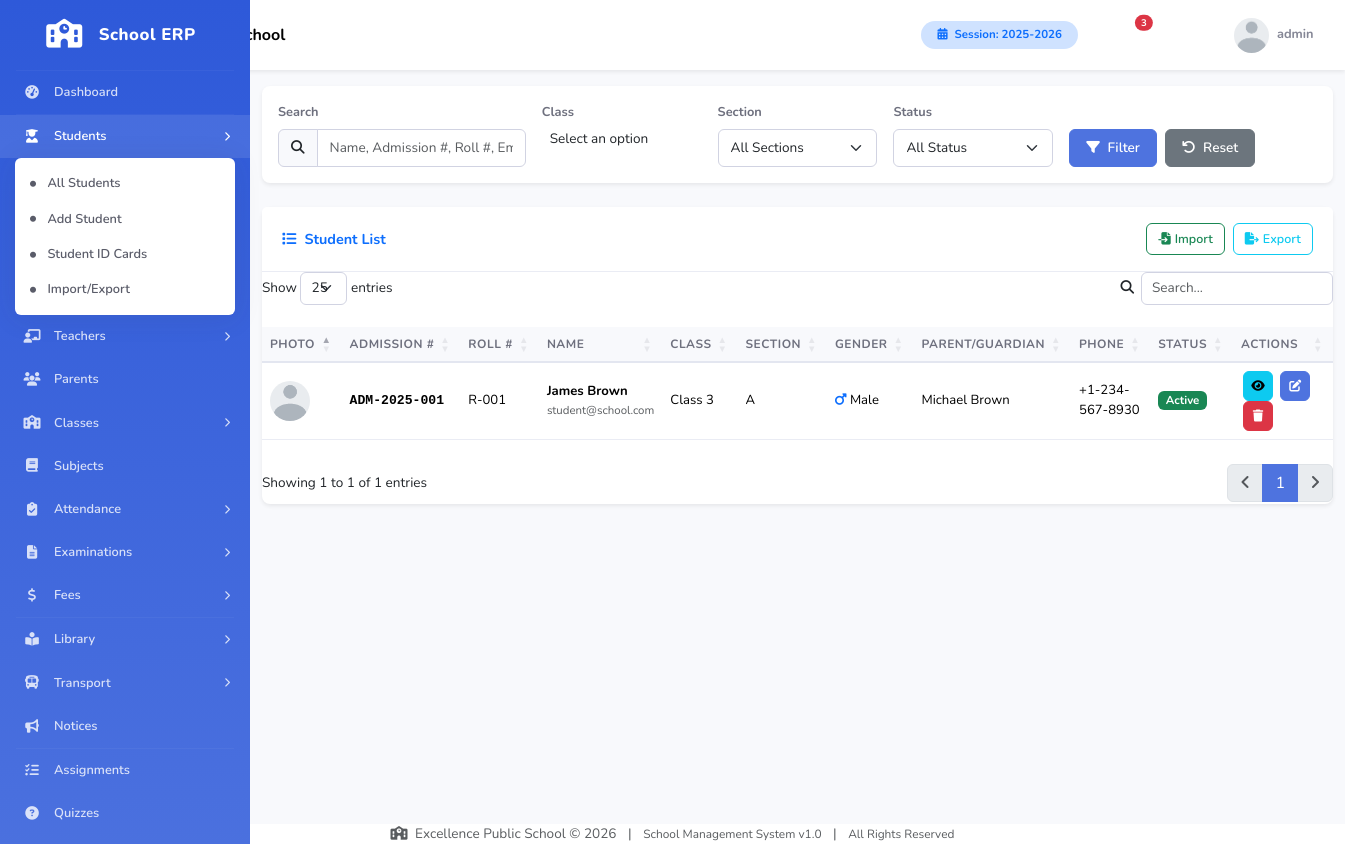
/modules/students/index.php (signed in), run on the app's committed database.
### tables this page shows
CREATE TABLE IF NOT EXISTS school_info (
    school_id INT(11) NOT NULL AUTO_INCREMENT,
    school_name VARCHAR(255) NOT NULL,
    school_address TEXT,
    school_phone VARCHAR(50),
    school_email VARCHAR(100),
    school_website VARCHAR(100),
    school_logo VARCHAR(255) DEFAULT 'default_logo.png',
    principal_name VARCHAR(100),
    established_year YEAR,
    registration_number VARCHAR(100),
    academic_session VARCHAR(20) DEFAULT '2025-2026',
    session_start_date DATE,
    session_end_date DATE,
    currency_symbol VARCHAR(10) DEFAULT '$',
    timezone VARCHAR(50) DEFAULT 'UTC',
    theme_color VARCHAR(20) DEFAULT '#4e73df',
    sidebar_color VARCHAR(20) DEFAULT '#2e59d9',
    created_at TIMESTAMP DEFAULT CURRENT_TIMESTAMP,
    updated_at TIMESTAMP DEFAULT CURRENT_TIMESTAMP ON UPDATE CURRENT_TIMESTAMP,
    PRIMARY KEY (school_id)
);

CREATE TABLE IF NOT EXISTS students (
    student_id INT(11) NOT NULL AUTO_INCREMENT,
    user_id INT(11) NOT NULL,
    admission_no VARCHAR(30) NOT NULL,
    roll_no VARCHAR(30),
    first_name VARCHAR(50) NOT NULL,
    last_name VARCHAR(50) NOT NULL,
    gender ENUM('Male','Female','Other') NOT NULL,
    date_of_birth DATE,
    cnic_bform VARCHAR(30),
    religion VARCHAR(50),
    blood_group VARCHAR(10),
    phone VARCHAR(20),
    email VARCHAR(100),
    class_id INT(11) NOT NULL,
    section_id INT(11),
    parent_id INT(11),
    admission_date DATE,
    previous_school VARCHAR(100),
    previous_class VARCHAR(50),
    transfer_certificate VARCHAR(255),
    birth_certificate VARCHAR(255),
    photo VARCHAR(255) DEFAULT 'default_student.png',
    address TEXT,
    city VARCHAR(50),
    state VARCHAR(50),
    zip_code VARCHAR(20),
    country VARCHAR(50),
    transport_id INT(11) DEFAULT NULL,
    hostel_required TINYINT(1) DEFAULT 0,
    medical_notes TEXT,
    status ENUM('active','inactive','graduated','transferred','suspended') DEFAULT 'active',
    created_at TIMESTAMP DEFAULT CURRENT_TIMESTAMP,
    updated_at TIMESTAMP DEFAULT CURRENT_TIMESTAMP ON UPDATE CURRENT_TIMESTAMP,
    PRIMARY KEY (student_id),
    UNIQUE KEY uk_admission_no (admission_no),
    UNIQUE KEY uk_student_user (user_id),
    KEY idx_class_student (class_id),
    KEY idx_section_student (section_id),
    KEY idx_parent_student (parent_id),
    CONSTRAINT fk_student_user FOREIGN KEY (user_id) REFERENCES users(user_id) ON DELETE CASCADE,
    CONSTRAINT fk_student_class FOREIGN KEY (class_id) REFERENCES classes(class_id),
    CONSTRAINT fk_student_section FOREIGN KEY (section_id) REFERENCES sections(section_id),
    CONSTRAINT fk_student_parent FOREIGN KEY (parent_id) REFERENCES parents(parent_id)
);

CREATE TABLE IF NOT EXISTS classes (
    class_id INT(11) NOT NULL AUTO_INCREMENT,
    class_name VARCHAR(50) NOT NULL,
    class_name_numeric INT(11),
    class_teacher_id INT(11) DEFAULT NULL,
    capacity INT(11) DEFAULT 40,
    section_count INT(11) DEFAULT 0,
    description TEXT,
    status TINYINT(1) DEFAULT 1,
    created_at TIMESTAMP DEFAULT CURRENT_TIMESTAMP,
    updated_at TIMESTAMP DEFAULT CURRENT_TIMESTAMP ON UPDATE CURRENT_TIMESTAMP,
    PRIMARY KEY (class_id),
    KEY idx_class_teacher (class_teacher_id),
    KEY idx_status (status)
);

CREATE TABLE IF NOT EXISTS sections (
    section_id INT(11) NOT NULL AUTO_INCREMENT,
    section_name VARCHAR(20) NOT NULL,
    class_id INT(11) NOT NULL,
    class_teacher_id INT(11) DEFAULT NULL,
    capacity INT(11) DEFAULT 40,
    room_number VARCHAR(20),
    status TINYINT(1) DEFAULT 1,
    created_at TIMESTAMP DEFAULT CURRENT_TIMESTAMP,
    updated_at TIMESTAMP DEFAULT CURRENT_TIMESTAMP ON UPDATE CURRENT_TIMESTAMP,
    PRIMARY KEY (section_id),
    KEY idx_class_section (class_id),
    KEY idx_section_teacher (class_teacher_id),
    CONSTRAINT fk_section_class FOREIGN KEY (class_id) REFERENCES classes(class_id) ON DELETE CASCADE
);

CREATE TABLE IF NOT EXISTS parents (
    parent_id INT(11) NOT NULL AUTO_INCREMENT,
    user_id INT(11) NOT NULL,
    father_name VARCHAR(100) NOT NULL,
    mother_name VARCHAR(100),
    father_cnic VARCHAR(30),
    mother_cnic VARCHAR(30),
    father_phone VARCHAR(20),
    mother_phone VARCHAR(20),
    father_email VARCHAR(100),
    mother_email VARCHAR(100),
    father_occupation VARCHAR(100),
    mother_occupation VARCHAR(100),
    father_income DECIMAL(12,2),
    mother_income DECIMAL(12,2),
    address TEXT,
    city VARCHAR(50),
    state VARCHAR(50),
    zip_code VARCHAR(20),
    country VARCHAR(50),
    emergency_contact VARCHAR(20),
    emergency_contact_name VARCHAR(100),
    photo VARCHAR(255) DEFAULT 'default_parent.png',
    status TINYINT(1) DEFAULT 1,
    created_at TIMESTAMP DEFAULT CURRENT_TIMESTAMP,
    updated_at TIMESTAMP DEFAULT CURRENT_TIMESTAMP ON UPDATE CURRENT_TIMESTAMP,
    PRIMARY KEY (parent_id),
    UNIQUE KEY uk_parent_user (user_id),
    CONSTRAINT fk_parent_user FOREIGN KEY (user_id) REFERENCES users(user_id) ON DELETE CASCADE
);

### modules/students/index.php (the view, shortened to what the rows shown need)
<?php
require_once '../../includes/auth.php';
require_once '../../includes/functions.php';
$where = "1=1";
$sql = "SELECT s.*, c.class_name, sec.section_name, p.father_name, u.is_active
        FROM students s
        LEFT JOIN classes c ON s.class_id = c.class_id
        LEFT JOIN sections sec ON s.section_id = sec.section_id
        LEFT JOIN parents p ON s.parent_id = p.parent_id
        LEFT JOIN users u ON s.user_id = u.user_id
        WHERE $where
        ORDER BY s.created_at DESC";
$stmt = $conn->prepare($sql);
$stmt->execute();
$students = $stmt->get_result();
include '../../includes/header.php';
?>
<div id="wrapper">
    <div id="content-wrapper" class="d-flex flex-column">
        <?php include '../../includes/navbar.php'; ?>
        <div class="container-fluid py-4">
            <div class="d-sm-flex align-items-center justify-content-between mb-4">
                <h1 class="h3 mb-0 text-gray-800">
                </h1>
            </div>
            <div class="card shadow-sm">
                <div class="card-body p-0">
                    <div class="table-responsive">
                        <table class="table table-hover datatable mb-0" id="studentsTable">
                            <thead>
                                <tr>
                                    <th width="50">Photo</th>
                                    <th>Admission #</th>
                                    <th>Roll #</th>
                                    <th>Name</th>
                                    <th>Class</th>
                                    <th>Section</th>
                                    <th>Gender</th>
                                    <th>Parent/Guardian</th>
                                    <th>Phone</th>
                                    <th>Status</th>
                                    <th width="120">Actions</th>
                                </tr>
                            </thead>
                            <tbody>
                                <?php while ($student = $students->fetch_assoc()): ?>
                                <tr>
                                    <td>
                                        <img src="../../assets/uploads/students/<?php echo $student['photo']; ?>"
                                             alt="" class="rounded-circle" style="width:40px;height:40px;object-fit:cover;"
                                             onerror="this.src='../../assets/images/default-user.png'">
                                    </td>
                                    <td class="font-monospace fw-bold"><?php echo htmlspecialchars($student['admission_no']); ?></td>
                                    <td><?php echo htmlspecialchars($student['roll_no']); ?></td>
                                    <td>
                                        <div class="fw-bold"><?php echo htmlspecialchars($student['first_name'] . ' ' . $student['last_name']); ?></div>
                                        <div class="small text-muted"><?php echo htmlspecialchars($student['email']); ?></div>
                                    </td>
                                    <td><?php echo htmlspecialchars($student['class_name']); ?></td>
                                    <td><?php echo htmlspecialchars($student['section_name']); ?></td>
                                    <td>
                                        <i class="fas fa-<?php echo $student['gender'] == 'Male' ? 'mars text-primary' : ($student['gender'] == 'Female' ? 'venus text-danger' : 'genderless text-secondary'); ?>"></i>
                                        <?php echo $student['gender']; ?>
                                    </td>
                                    <td><?php echo htmlspecialchars($student['father_name'] ?? 'N/A'); ?></td>
                                    <td><?php echo htmlspecialchars($student['phone']); ?></td>
                                    <td><?php echo getStatusBadge($student['status']); ?></td>
                                    <td>
                                        <a href="view.php?id=<?php echo $student['student_id']; ?>" class="btn btn-sm btn-info btn-action" data-bs-toggle="tooltip" title="View">
                                            <i class="fas fa-eye"></i>
                                        </a>
                                        <a href="edit.php?id=<?php echo $student['student_id']; ?>" class="btn btn-sm btn-primary btn-action" data-bs-toggle="tooltip" title="Edit">
                                            <i class="fas fa-edit"></i>
                                        </a>
                                        <a href="delete.php?id=<?php echo $student['student_id']; ?>" class="btn btn-sm btn-danger btn-action btn-delete" data-bs-toggle="tooltip" title="Delete"
                                           data-title="Delete Student" data-text="Are you sure you want to delete <?php echo htmlspecialchars($student['first_name'] . ' ' . $student['last_name']); ?>? This will also delete all associated records.">
                                            <i class="fas fa-trash"></i>
                                        </a>
                                    </td>
                                </tr>
                                <?php endwhile; ?>
                            </tbody>
                        </table>
                    </div>
                </div>
            </div>
        </div>
    </div>
</div>
<?php include '../../includes/footer.php'; ?>

### includes/navbar.php (shortened to what the rows shown need)
<?php
$school = getSchoolInfo();
$schoolName = $school['school_name'] ?? SITE_NAME;
?>
<nav class="navbar navbar-expand-lg navbar-light bg-white topbar shadow-sm fixed-top">
    <div class="container-fluid">
        <a class="navbar-brand d-none d-md-block" href="<?php echo BASE_URL; ?>dashboard.php">
            <i class="fas fa-school me-2 text-primary"></i>
            <span class="fw-bold"><?php echo htmlspecialchars($schoolName); ?></span>
        </a>
        <ul class="navbar-nav ms-auto align-items-center">
            <li class="nav-item d-none d-lg-block me-3">
                <span class="badge bg-primary-subtle text-primary px-3 py-2 rounded-pill">
                    <i class="fas fa-calendar-alt me-1"></i> Session: <?php echo getCurrentSession(); ?>
                </span>
            </li>
        </ul>
    </div>
</nav>

### includes/functions.php (shortened to what the rows shown need)
<?php
require_once __DIR__ . '/../config/database.php';
function getCurrentSession() {
    global $conn;
    $result = $conn->query("SELECT academic_session FROM school_info LIMIT 1");
    if ($result && $result->num_rows > 0) {
        return $result->fetch_assoc()['academic_session'];
    }
    return date('Y') . '-' . (date('Y') + 1);
}
function getSchoolInfo() {
    global $conn;
    $result = $conn->query("SELECT * FROM school_info LIMIT 1");
    if ($result && $result->num_rows > 0) {
        return $result->fetch_assoc();
    }
    return null;
}
function getStatusBadge($status) {
    $badges = [
        'active' => 'badge bg-success',
        'inactive' => 'badge bg-secondary',
        'Present' => 'badge bg-success',
        'Absent' => 'badge bg-danger',
        'Late' => 'badge bg-warning',
        'Half Day' => 'badge bg-info',
        'On Leave' => 'badge bg-primary',
        'Paid' => 'badge bg-success',
        'Unpaid' => 'badge bg-danger',
        'Partial' => 'badge bg-warning',
        'Overdue' => 'badge bg-danger',
        'Pass' => 'badge bg-success',
        'Fail' => 'badge bg-danger',
        'Pending' => 'badge bg-warning',
        'Published' => 'badge bg-success',
        'Draft' => 'badge bg-secondary',
        'Closed' => 'badge bg-dark',
        'graduated' => 'badge bg-info',
        'transferred' => 'badge bg-primary',
        'suspended' => 'badge bg-danger'
    ];
    $class = $badges[$status] ?? 'badge bg-secondary';
    return '<span class="' . $class . '">' . ucfirst($status) . '</span>';
}
?>

### includes/footer.php (shortened to what the rows shown need)
<?php
$school = getSchoolInfo();
$schoolName = $school['school_name'] ?? SITE_NAME;
$year = date('Y');
?>
            <footer class="sticky-footer bg-white mt-4">
                <div class="container my-auto">
                    <div class="copyright text-center my-auto">
                        <span class="text-muted">
                            <i class="fas fa-school me-1"></i>
                            <?php echo htmlspecialchars($schoolName); ?> &copy; <?php echo $year; ?>
                            <span class="mx-2">|</span>
                            <span class="small">School Management System v<?php echo VERSION; ?></span>
                            <span class="mx-2">|</span>
                            <span class="small">All Rights Reserved</span>
                        </span>
                    </div>
                </div>
            </footer>
</body>
</html>

### data on the page
school_info: school_name "Excellence Public School", academic_session "2025-2026"
students: admission_no "ADM-2025-001", roll_no "R-001", first_name+last_name "James Brown", email "student@school.com", class.class_name "Class 3", section.section_name "A", gender "Male", parent.father_name "Michael Brown", phone "+1-234-567-8930", status "Active"

### other printed values
$menu['title'] "Dashboard"
$menu['title'] "Students"
$sub['title'] "All Students"
$sub['title'] "Add Student"
$sub['title'] "Student ID Cards"
$sub['title'] "Import/Export"
$menu['title'] "Teachers"
$menu['title'] "Parents"
$menu['title'] "Classes"
$menu['title'] "Subjects"
$menu['title'] "Attendance"
$menu['title'] "Examinations"
$menu['title'] "Fees"
$menu['title'] "Library"
$menu['title'] "Transport"
